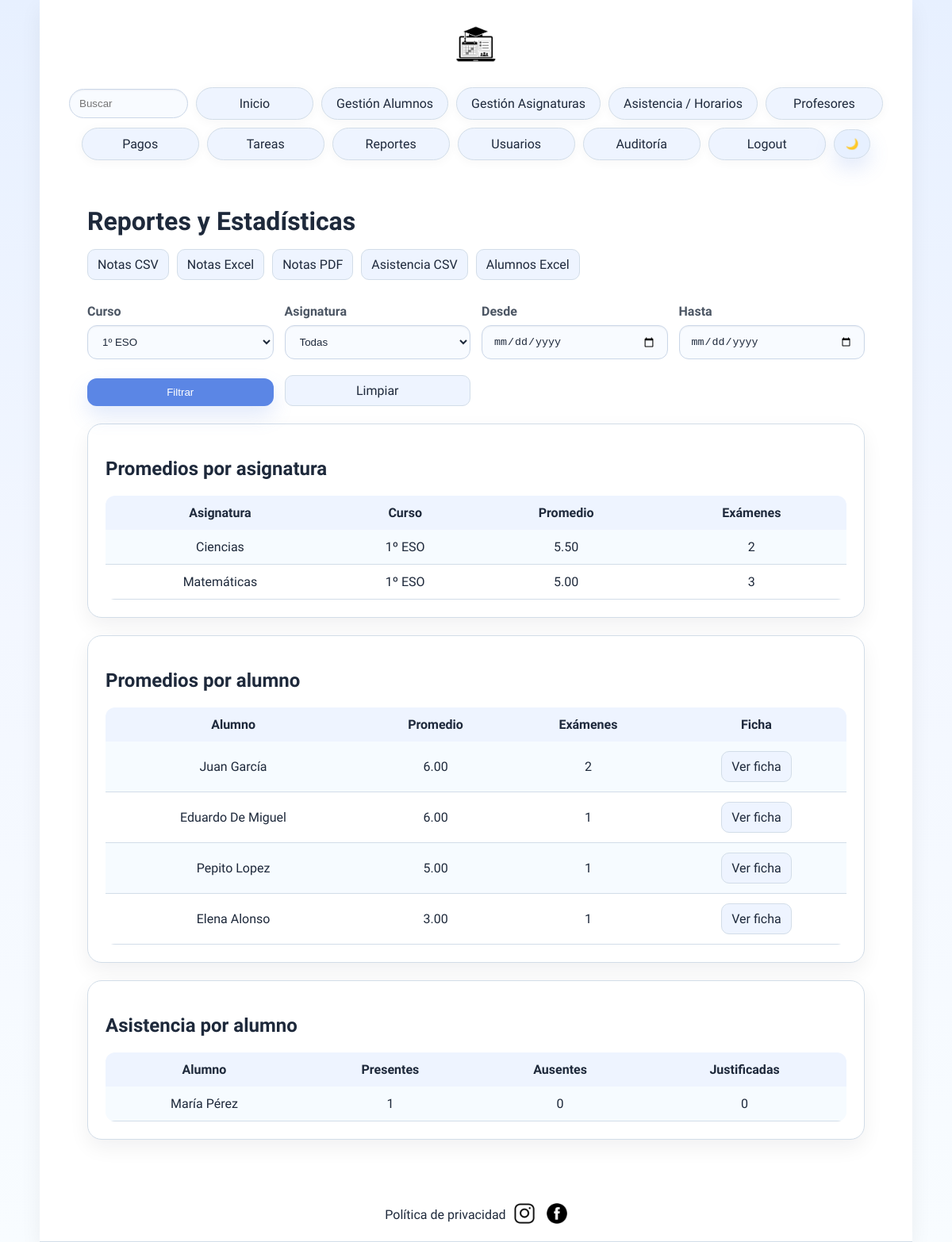
The app's page /reportes.php?curso=1º ESO (signed in) with its own data.
### tables this page shows
CREATE TABLE `Alumno` (
  `id` int(5) UNSIGNED NOT NULL,
  `nombre` varchar(255) NOT NULL,
  `apellidos` varchar(255) NOT NULL,
  `edad` int(3) UNSIGNED NOT NULL
);

### models/mysqlConnect.php (called while the page is built, shortened)
<?php
    class mysqlConn{
        private $msqli;
        public function __construct(){
            $this->server = getenv('DB_HOST') !== false ? getenv('DB_HOST') : 'localhost';
            $this->user = getenv('DB_USER') !== false ? getenv('DB_USER') : 'root';
            $this->password = getenv('DB_PASSWORD') !== false ? getenv('DB_PASSWORD') : '';
            $this->database = getenv('DB_NAME') !== false ? getenv('DB_NAME') : 'almamater';
            $this->msqli = new mysqli($this->server, $this->user, $this->password, $this->database);
            $this->msqli->set_charset("utf8");
    }
    public function realizarConsultaSQL($consulta){
        $result = $this->msqli->query($consulta);
        return $result;
    }
    public function preparar($sql){
        try {
            return $this->msqli->prepare($sql);
        } catch (mysqli_sql_exception $e) {
            error_log("Error SQL al preparar sentencia: " . $e->getMessage());
            return false;
        }
    }
}
?>

### controllers/AsignaturaController.php (called while the page is built, shortened)
<?php
require_once(__DIR__ . "/../models/mysqlConnect.php");
class AsignaturaController {
    private $conexion;
    public function __construct() {
        $this->conexion = new mysqlConn();
    }
    public function getCursos() {
        $sql = "SELECT DISTINCT curso FROM Asignatura ORDER BY curso ASC";
        return $this->conexion->realizarConsultaSQL($sql);
    }
}
?>

### controllers/AlumnoController.php (called while the page is built, shortened)
<?php
require_once(__DIR__ . "/../models/mysqlConnect.php");
class AlumnoController {
    private $conexion;
    public function __construct() {
        $this->conexion = new mysqlConn();
    }
    public function getConexion() {
        return $this->conexion;
    }
}
?>

### reportes.php (the view, shortened to what this page needs)
<?php
require("views/cabecera.php");
require_once("controllers/AlumnoController.php");
require_once("controllers/AsignaturaController.php");
$alumnoController = new AlumnoController();
$asignaturaController = new AsignaturaController();
$conexion = $alumnoController->getConexion();
$curso = isset($_GET['curso']) ? trim($_GET['curso']) : '';
$desde = isset($_GET['desde']) ? trim($_GET['desde']) : '';
$hasta = isset($_GET['hasta']) ? trim($_GET['hasta']) : '';
$cursos = $asignaturaController->getCursos();
$whereExamen = [];
$params = [];
$types = "";
if ($curso !== '') { $whereExamen[] = "a.curso = ?"; $params[] = $curso; $types .= "s"; }
$whereSql = $whereExamen ? " WHERE " . implode(" AND ", $whereExamen) : "";
$sqlAsignatura = "SELECT a.nombre AS asignatura, a.curso, AVG(e.nota) AS promedio, COUNT(e.idAlumno) AS num_examenes " .
    "FROM Examen e JOIN Asignatura a ON e.idAsignatura = a.id" . $whereSql .
    " GROUP BY e.idAsignatura, a.nombre, a.curso ORDER BY promedio DESC";
$stmt = $conexion->preparar($sqlAsignatura);
if ($stmt && $types) $stmt->bind_param($types, ...$params);
if ($stmt) { $stmt->execute(); $promediosAsignatura = $stmt->get_result(); } else { $promediosAsignatura = false; }
$sqlAlumno = "SELECT al.id, al.nombre, al.apellidos, AVG(e.nota) AS promedio, COUNT(e.idAsignatura) AS num_examenes " .
    "FROM Examen e JOIN Alumno al ON e.idAlumno = al.id JOIN Asignatura a ON e.idAsignatura = a.id" . $whereSql .
    " GROUP BY e.idAlumno, al.id, al.nombre, al.apellidos ORDER BY promedio DESC";
$stmtAlumno = $conexion->preparar($sqlAlumno);
if ($stmtAlumno && $types) $stmtAlumno->bind_param($types, ...$params);
if ($stmtAlumno) { $stmtAlumno->execute(); $promediosAlumno = $stmtAlumno->get_result(); } else { $promediosAlumno = false; }
$whereAsistencia = [];
$paramsAsistencia = [];
$typesAsistencia = "";
if ($curso !== '') { $whereAsistencia[] = "a.curso = ?"; $paramsAsistencia[] = $curso; $typesAsistencia .= "s"; }
$whereAsistenciaSql = $whereAsistencia ? " WHERE " . implode(" AND ", $whereAsistencia) : "";
$sqlAsistencia = "SELECT al.id, al.nombre, al.apellidos, " .
    "SUM(CASE WHEN asi.estado = 'Presente' THEN 1 ELSE 0 END) AS presentes, " .
    "SUM(CASE WHEN asi.estado = 'Ausente' THEN 1 ELSE 0 END) AS ausentes, " .
    "SUM(CASE WHEN asi.estado = 'Justificada' THEN 1 ELSE 0 END) AS justificadas " .
    "FROM Asistencia asi JOIN Alumno al ON al.id = asi.idAlumno JOIN Asignatura a ON a.id = asi.idAsignatura" .
    $whereAsistenciaSql . " GROUP BY al.id, al.nombre, al.apellidos ORDER BY ausentes DESC, justificadas DESC";
$stmtAsistencia = $conexion->preparar($sqlAsistencia);
if ($stmtAsistencia && $typesAsistencia) $stmtAsistencia->bind_param($typesAsistencia, ...$paramsAsistencia);
if ($stmtAsistencia) { $stmtAsistencia->execute(); $asistenciaAlumno = $stmtAsistencia->get_result(); } else { $asistenciaAlumno = false; }
?>
<div id="contenido">
    <h1>Reportes y Estadísticas</h1>
    <div class="toolbar">
        <a class="btn-link" href="/exportar.php?tipo=reportes&formato=csv">Notas CSV</a>
        <a class="btn-link" href="/exportar.php?tipo=reportes&formato=xls">Notas Excel</a>
        <a class="btn-link" href="/exportar.php?tipo=reportes&formato=pdf" target="_blank">Notas PDF</a>
        <a class="btn-link" href="/exportar.php?tipo=asistencia&formato=csv">Asistencia CSV</a>
        <a class="btn-link" href="/exportar.php?tipo=alumnos&formato=xls">Alumnos Excel</a>
    </div>
    <form method="GET" class="filter-bar">
        <div>
            <label for="curso">Curso</label>
            <select id="curso" name="curso">
                <?php if ($cursos): while ($row = $cursos->fetch_assoc()): ?>
                    <option value="<?php echo htmlspecialchars($row['curso']); ?>" <?php echo $curso === $row['curso'] ? 'selected' : ''; ?>><?php echo htmlspecialchars($row['curso']); ?></option>
                <?php endwhile; endif; ?>
            </select>
        </div>
        <div>
            <label for="asignatura">Asignatura</label>
            <select id="asignatura" name="asignatura">
                <option value="0">Todas</option>
            </select>
        </div>
        <div><label for="desde">Desde</label><input id="desde" type="date" name="desde" value="<?php echo htmlspecialchars($desde); ?>"></div>
        <div><label for="hasta">Hasta</label><input id="hasta" type="date" name="hasta" value="<?php echo htmlspecialchars($hasta); ?>"></div>
        <button type="submit">Filtrar</button>
        <a class="btn-link" href="/reportes.php">Limpiar</a>
    </form>
    <section class="panel">
        <h2>Promedios por asignatura</h2>
        <table>
            <tr><td id="filaAlumnos">Asignatura</td><td id="filaAlumnos">Curso</td><td id="filaAlumnos">Promedio</td><td id="filaAlumnos">Exámenes</td></tr>
            <?php if ($promediosAsignatura): while ($row = $promediosAsignatura->fetch_assoc()): ?>
                <tr><td><?php echo htmlspecialchars($row['asignatura']); ?></td><td><?php echo htmlspecialchars($row['curso']); ?></td><td><?php echo number_format($row['promedio'], 2); ?></td><td><?php echo intval($row['num_examenes']); ?></td></tr>
            <?php endwhile; endif; ?>
        </table>
    </section>
    <section class="panel">
        <h2>Promedios por alumno</h2>
        <table>
            <tr><td id="filaAlumnos">Alumno</td><td id="filaAlumnos">Promedio</td><td id="filaAlumnos">Exámenes</td><td id="filaAlumnos">Ficha</td></tr>
            <?php if ($promediosAlumno): while ($row = $promediosAlumno->fetch_assoc()): ?>
                <tr>
                    <td><?php echo htmlspecialchars($row['nombre'] . ' ' . $row['apellidos']); ?></td>
                    <td><?php echo number_format($row['promedio'], 2); ?></td>
                    <td><?php echo intval($row['num_examenes']); ?></td>
                    <td><a class="btn-link" href="/fichaAlumno.php?id=<?php echo intval($row['id']); ?>">Ver ficha</a></td>
                </tr>
            <?php endwhile; endif; ?>
        </table>
    </section>
    <section class="panel">
        <h2>Asistencia por alumno</h2>
        <table>
            <tr><td id="filaAlumnos">Alumno</td><td id="filaAlumnos">Presentes</td><td id="filaAlumnos">Ausentes</td><td id="filaAlumnos">Justificadas</td></tr>
            <?php if ($asistenciaAlumno): while ($row = $asistenciaAlumno->fetch_assoc()): ?>
                <tr><td><?php echo htmlspecialchars($row['nombre'] . ' ' . $row['apellidos']); ?></td><td><?php echo intval($row['presentes']); ?></td><td><?php echo intval($row['ausentes']); ?></td><td><?php echo intval($row['justificadas']); ?></td></tr>
            <?php endwhile; endif; ?>
        </table>
    </section>
</div>
<?php require("views/pieDePagina.php"); ?>
</body>
</html>

### academia.css (style rules this page uses)
:root { --page-bg: linear-gradient(180deg, #e7f0ff 0%, #f3f7ff 50%, #f8fcff 100%); --text-color: #1e293b; --muted-color: #4b5563; --card-bg: #ffffff; --card-text: #0f172a; --border-color: #d2dde8; --input-bg: #f8fbff; --input-border: #cbd7e8; --input-text: #1e293b; --link-color: #1e293b; --link-hover: #3f6de1; --primary-color: #5b86e5; --primary-contrast: #ffffff; --success-color: #22c55e; --danger-color: #ef4444; --hover-bg: #e7f0ff; --table-row-bg: #f6fbff; --table-header-bg: #eef4ff; --shadow: 0 18px 40px rgba(15, 23, 42, 0.08); --shadow-soft: 0 10px 26px rgba(15, 23, 42, 0.06); --hero-bg: #eef4ff; }
body { min-height: 100vh; margin: 0; font-family: 'Actor', Arial, sans-serif; color: var(--text-color); background: var(--page-bg); transition: background 0.3s ease, color 0.3s ease; }
#cabecera, #contenido, #piePagina { max-width: 1100px; margin: 0 auto; padding: 0 20px; }
#contenido { clear: both; margin: 20px auto 40px; color: var(--text-color); width: 100%; max-width: 980px; }
a { text-decoration: none; color: var(--link-color); }
table { width: 100%; margin-top: 16px; background: var(--card-bg); border-radius: 12px; border-collapse: collapse; overflow: hidden; box-shadow: 0 6px 18px var(--shadow); }
td { text-align: center; padding: 12px 10px; border-bottom: 1px solid var(--border-color); color: var(--text-color); }
tr:nth-child(even) td { background: var(--table-row-bg); }
#filaAlumnos { font-weight: 600; background: var(--table-header-bg); color: var(--text-color); border-bottom: none; }
h1 { margin: 10px 0 6px 0; font-size: clamp(2rem, 2.4vw, 3rem); }
input[type="text"], input[type="email"], input[type="number"], input[type="date"], input[type="time"], input[type="file"], select, textarea { padding: 12px 14px; border: 1px solid var(--input-border); border-radius: 12px; outline: none; width: 100%; max-width: 100%; background: var(--input-bg); color: var(--input-text); box-shadow: inset 0 1px 2px rgba(15,23,42,0.06); box-sizing: border-box; }
label { color: var(--muted-color); font-weight: 600; display: inline-block; margin: 10px 0 8px 0; }
form button, form input[type="submit"] { margin-top: 10px; }
button, input[type="submit"] { padding: 10px 16px; border: none; border-radius: 12px; background: var(--primary-color); color: var(--primary-contrast); cursor: pointer; box-shadow: 0 12px 26px rgba(91,134,229,0.18); transition: filter 0.2s ease, transform 0.2s ease; }
.metric-card, .panel { background: var(--card-bg); border: 1px solid var(--border-color); border-radius: 18px; box-shadow: var(--shadow-soft); }
.panel { padding: 22px; margin: 22px 0; }
.filter-bar, .form-grid { display: grid; grid-template-columns: repeat(auto-fit, minmax(220px, 1fr)); gap: 14px; align-items: end; margin: 20px 0; }
.btn-link { display: inline-flex; align-items: center; justify-content: center; padding: 9px 12px; border-radius: 10px; background: var(--hero-bg); border: 1px solid var(--border-color); color: var(--link-color); }
.toolbar { display: flex; flex-wrap: wrap; gap: 10px; margin: 16px 0; }

### records on screen
alumno: nombre+apellidos "Juan García", promedio "6.00", num_examenes "2"
alumno: nombre+apellidos "Eduardo De Miguel", promedio "6.00", num_examenes "1"
alumno: nombre+apellidos "Pepito Lopez", promedio "5.00", num_examenes "1"
alumno: nombre+apellidos "Elena Alonso", promedio "3.00", num_examenes "1"
alumno: nombre+apellidos "María Pérez", presentes "1", ausentes "0", justificadas "0"

### other values on screen
$row['asignatura'] "Ciencias"
$row['curso'] "1º ESO"
$row['promedio'] "5.50"
$row['num_examenes'] "2"
$row['asignatura'] "Matemáticas"
$row['promedio'] "5.00"
$row['num_examenes'] "3"
form field curso "1º ESO"
